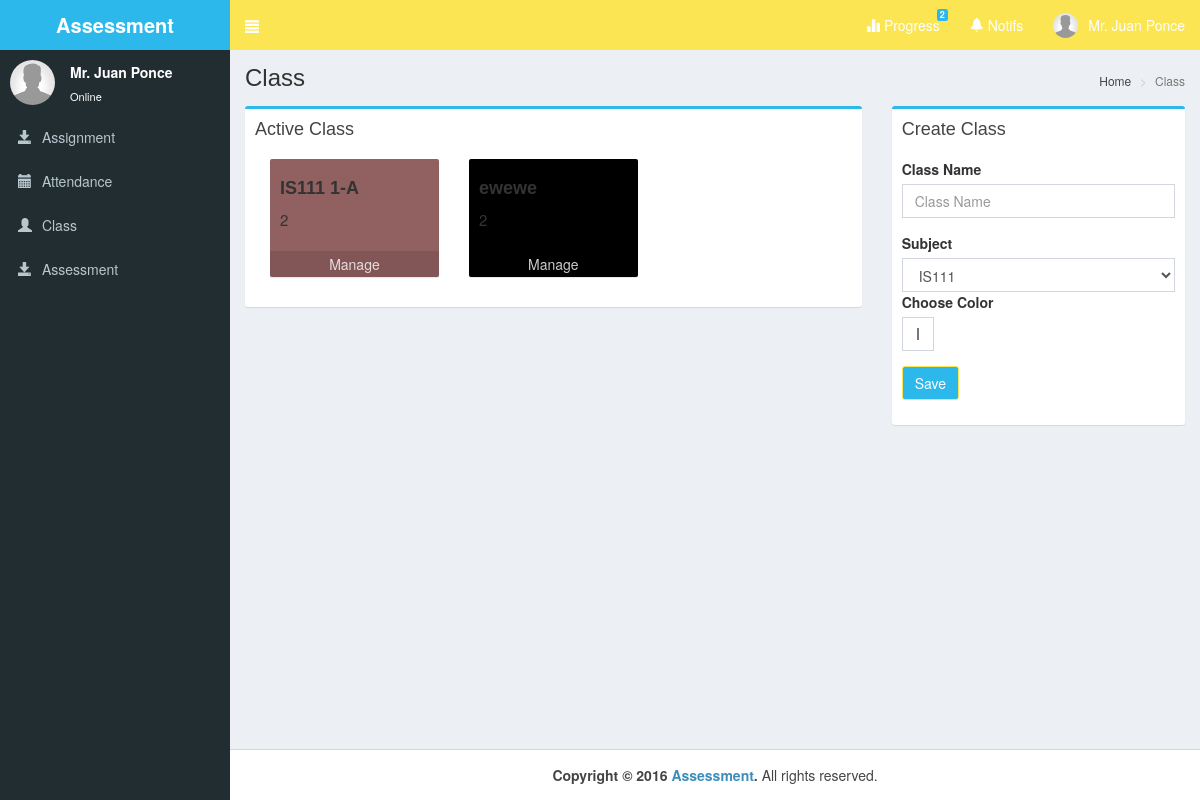
Page /pages/class.php (signed in) on the committed database.
### tables this page shows
CREATE TABLE IF NOT EXISTS `class` (
`class_id` int(11) NOT NULL,
  `t_id` int(11) NOT NULL,
  `class_name` varchar(100) NOT NULL,
  `class_stat` varchar(15) NOT NULL,
  `class_code` varchar(10) NOT NULL,
  `class_color` varchar(10) NOT NULL,
  `subject_code` varchar(30) NOT NULL
);

### pages/class.php (the view, shortened to what this page needs)
<!DOCTYPE html>
<html>
  <head>
    <link rel="stylesheet" href="../bootstrap/css/bootstrap.min.css">
    <link rel="stylesheet" href="../plugins/jvectormap/jquery-jvectormap-1.2.2.css">
    <link rel="stylesheet" href="../dist/css/AdminLTE.min.css">
    <link rel="stylesheet" href="../dist/css/skins/_all-skins.min.css">
  </head>
  <body class="hold-transition skin-blue sidebar-mini">
    <div class="wrapper">
		<?php include('../dist/includes/header.php');?>
		<?php include('../dist/includes/aside.php');?>
      <div class="content-wrapper">
        <section class="content-header">
          <h1>
            Class
          </h1>
          <ol class="breadcrumb">
            <li><a href="#"><i class="fa fa-dashboard"></i> Home</a></li>
            <li class="active">Class</li>
          </ol>
        </section>
        <section class="content" >
	<div class="row">
            <div class="col-md-8">
              <div class="box box-primary">
                <div class="box-header">
                  <h3 class="box-title">Active Class</h3>
                </div>
                <div class="box-body">
		<?php
		include('../dist/includes/dbcon.php');
		$id=$_SESSION['id'];
		$query=mysqli_query($con,"select * from class where t_id='$id' and class_stat='Active'")or die(mysqli_error());
		while($row=mysqli_fetch_array($query)){
		$id=$row['class_id'];
		$query1=mysqli_query($con,"select COUNT(*) as count from enrol where class_id='$id'")or die(mysqli_error());
		$row1=mysqli_fetch_array($query1);
?>
            <div class="col-md-4 col-sm-6 col-xs-12">
              <div class="small-box" style="background-color:<?php echo $row['class_color'];?>">
                <div class="inner">
                  <h4><b><?php echo $row['class_name'];?></b></h4>
                  <p><?php echo $row1['count'];?></p>
                </div>
                <a href="view_class.php?cid=<?php echo $row['class_id'];?>" class="small-box-footer">
                  Manage <i class="fa fa-arrow-circle-right"></i>
                </a>
              </div>
            </div>
<?php }?>
                </div>
              </div>
            </div>
            <div class="col-md-4">
              <div class="box box-primary">
                <div class="box-header">
                  <h3 class="box-title">Create Class</h3>
                </div>
                <div class="box-body">
                  <form method="post" action="class_save.php">
                  <div class="form-group">
                    <label>Class Name</label>
                    <div class="input-group col-md-12">
                      <input type="text" class="form-control" id="name" name="name" placeholder="Class Name" required>
                    </div>
                  </div>
		  <div class="form-group">
			<label>Subject</label>
			<select class="form-control col-md-12" data-placeholder="Select Subject" name="subject" required>
			  <?php
				$query2=mysqli_query($con,"select * from subject")or die(mysqli_error());
				  while($row2=mysqli_fetch_array($query2)){
			  ?>
				<option><?php echo $row2['subject_code'];?></option>
			<?php }?>
						</select>
					  </div>
                  <div class="form-group">
                    <label>Choose Color</label>
                    <div class="input-group">
                      <input type="color" class="form-control pull-right" id="color" name="color" required>
                    </div>
                  </div>
                  <div class="form-group">
                    <div class="input-group">
                      <button class="btn btn-primary pull-right" id="daterange-btn">
                        Save
                      </button>
                    </div>
                  </div>
                </div>
              </div>
            </div>
          </div>
        </section>
      </div>
      <?php include('../dist/includes/footer.php');?>
    </div>
  </body>
</html>

### rows in the picture
class: class_name "IS111 1-A", count "2"
class: class_name "ewewe", count "2"

### other values in the picture
$count "2"
$_SESSION['name'] "Mr. Juan Ponce"
form field subject "IS111"
